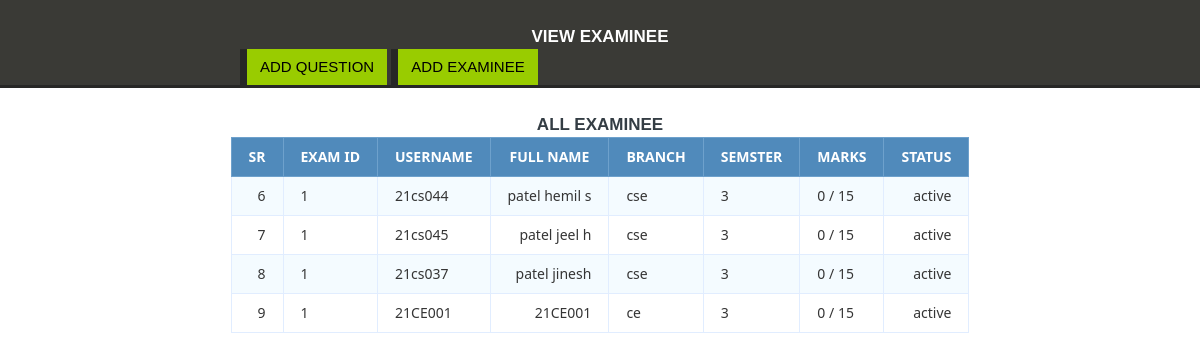
Page /faculty/viewexaminee.php?eno=1 on the committed database.
### tables this page shows
CREATE TABLE `exmminee` (
  `sr` int(100) NOT NULL,
  `ex_id` int(100) NOT NULL,
  `username` varchar(100) NOT NULL,
  `fname` varchar(100) NOT NULL,
  `branch` varchar(100) NOT NULL,
  `sem` int(10) NOT NULL,
  `statuss` varchar(50) NOT NULL,
  `result` int(100) NOT NULL DEFAULT 0
);

CREATE TABLE `exam` (
  `ex_id` int(10) NOT NULL,
  `cou_id` varchar(50) NOT NULL,
  `ex_title` varchar(50) NOT NULL,
  `ex_time_limit` varchar(50) NOT NULL,
  `ex_questlimit` varchar(50) NOT NULL,
  `ex_noofque` int(10) NOT NULL,
  `ex_description` varchar(50) NOT NULL,
  `ex_created` datetime NOT NULL DEFAULT current_timestamp(),
  `status` varchar(20) NOT NULL,
  `exam_date` date DEFAULT NULL
);

### faculty/viewexaminee.php (the view, shortened to what this page needs)
<!DOCTYPE html>
<html>
	<head>
		<link rel="stylesheet" type="text/css" href="faculty/css/style.css">
		<link rel="stylesheet" type="text/css" href="faculty/style1.css">
	</head>
	<body>
		<header>
			<div class="container">
				<h1>view examinee</h1>
				<?php
				$eno=$_GET['eno'];
				echo "<a href='?page=addque&eno=$eno' class='start'>ADD QUESTION  </a> ";
				echo "<a href='?page=addexaminee&eno=$eno' class='start'> ADD EXAMINEE</a>";
				?>
			</div>
		</header>
	<h1> All Examinee</h1>
	<table class="data-table">
		<thead>
			<tr>
				<th>Sr</th>
				<th>Exam Id</th>
				<th>Username</th>
				<th>Full name</th>
				<th>Branch</th>
				<th>Semster</th>
				<th>Marks</th>
				<th>Status</th>
			</tr>
		</thead>
		<tbody>
        <?php
            $conn = mysqli_connect("localhost","root","","easyassessment");
			$eno = mysqli_real_escape_string($conn , $_GET['eno']);
            $query = "SELECT * FROM exmminee JOIN exam
			ON   exmminee.ex_id = exam.ex_id WHERE exmminee.ex_id='$eno' ";
            $select_questions = mysqli_query($conn, $query) or die(mysqli_error($conn));
            if (mysqli_num_rows($select_questions) > 0 ) {
            while ($row = mysqli_fetch_array($select_questions)) {
				$sr = $row['sr'];
                $qno = $row['ex_id'];
                $question = $row['username'];
                $option1 = $row['fname'];
                $option2 = $row['branch'];
                $option3 = $row['sem'];
				$result = $row['result'];
                $option4 = $row['statuss'];
				$noofque = $row['ex_noofque'];
                echo "<tr>";
                echo "<td>$sr</td>";
                echo "<td>$qno</td>";
                echo "<td>$question</td>";
                echo "<td>$option1</td>";
                echo "<td>$option2</td>";
                echo "<td>$option3</td>";
				echo "<td>$result / $noofque</td>";
                echo "<td>$option4</td>";
                echo "</tr>";
             }
         }
        ?>
		</tbody>
	</table>
</body>
</html>

### faculty/css/style.css (style rules this page uses)
body { font-family: arial; font-size: 15px; line-height: 1.6em; }
a { text-decoration: none; }
.container { width: 60%; margin: 0 auto; overflow: auto; }
header { border-bottom: 3px #272726 solid; background: #3A3A36; color: white; }
a.start { display: inline-block; color: #000000; background: #99CC00; border-left: 7px #272726 solid; padding:6px 13px; }

### faculty/style1.css (style rules this page uses)
body { font-size: 15px; color: #343d44; font-family: "segoe-ui", "open-sans", tahoma, arial; padding: 0; margin: 0; }
table { margin: auto; font-family: "Lucida Sans Unicode", "Lucida Grande", "Segoe Ui"; font-size: 12px; }
h1 { margin: 25px auto 0; text-align: center; text-transform: uppercase; font-size: 17px; }
table td { transition: all .5s; }
.data-table { border-collapse: collapse; font-size: 14px; min-width: 537px; }
.data-table th, .data-table td { border: 1px solid #e1edff; padding: 7px 17px; }
.data-table thead th { background-color: #508abb; color: #FFFFFF; border-color: #6ea1cc !important; text-transform: uppercase; }
.data-table tbody td { color: #353535; }
.data-table tbody td:first-child, .data-table tbody td:nth-child(4), .data-table tbody td:last-child { text-align: right; }
.data-table tbody tr:nth-child(odd) td { background-color: #f4fbff; }

### rows in the picture
exmminee: sr "6", ex.ex_id "1", username "21cs044", fname "patel hemil s", branch "cse", sem "3", result "0", ex.ex_noofque "15", statuss "active"
exmminee: sr "7", ex.ex_id "1", username "21cs045", fname "patel jeel h", branch "cse", sem "3", result "0", ex.ex_noofque "15", statuss "active"
exmminee: sr "8", ex.ex_id "1", username "21cs037", fname "patel jinesh", branch "cse", sem "3", result "0", ex.ex_noofque "15", statuss "active"
exmminee: sr "9", ex.ex_id "1", username "21CE001", fname "21CE001", branch "ce", sem "3", result "0", ex.ex_noofque "15", statuss "active"
